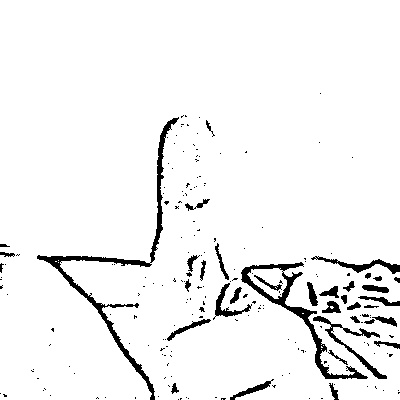
#> input picture dataset/1_0.jpg, 400 x 400 px, given in place of the camera
$ python capture_images.py
#> lines starting #> are read from the running program, lines starting #| are printed output that depends on the picture; after the words box and inside, x2 and y2 are one past the last pixel; in counts of white or black regions, pixels touching at a corner belong together
import cv2
import numpy as np
import os

# Define directories
captured_images_directory = 'images/'
dataset_processed_images_directory = 'dataset/'

# Ensure output folders exist
os.makedirs(captured_images_directory, exist_ok=True)
os.makedirs(dataset_processed_images_directory, exist_ok=True)

minValue = 70

def process_image(image_path, output_path):
    # Load the image
    frame = cv2.imread(image_path)
    if frame is None:
        print(f"Warning: Image not found: {image_path}")
        return

    # Apply processing function
    processed_image = func(frame)

    # Save the processed image
    cv2.imwrite(output_path, processed_image)
    print(f"Image saved to {output_path}")

def func(frame):
    gray = cv2.cvtColor(frame, cv2.COLOR_BGR2GRAY)
    blur = cv2.GaussianBlur(gray, (5, 5), 2)
    th3 = cv2.adaptiveThreshold(blur, 255, cv2.ADAPTIVE_THRESH_GAUSSIAN_C, cv2.THRESH_BINARY_INV, 11, 2)
    ret, res = cv2.threshold(th3, minValue, 255, cv2.THRESH_BINARY_INV + cv2.THRESH_OTSU)
    return res

def capture_and_save_images():
    cap = cv2.VideoCapture(0)
    interrupt = -1

    while True:
        _, frame = cap.read()
#> frame is the input picture: shape (400, 400, 3); min 0, max 255, mean 242.1
        frame = cv2.flip(frame, 1)  # Mirror the image
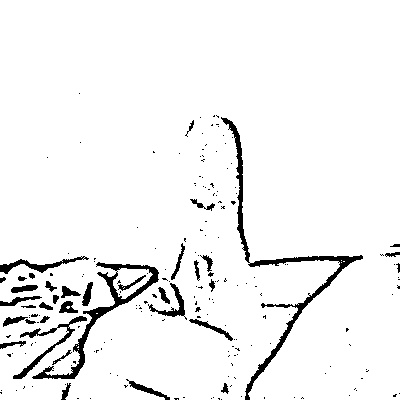
#> frame: shape (400, 400, 3); min 0, max 255, mean 242.1

        # Define the Region of Interest (ROI)
        x1, y1, x2, y2 = 220, 10, 620, 410
        cv2.rectangle(frame, (x1 - 1, y1 - 1), (x2 + 1, y2 + 1), (255, 0, 0), 1)
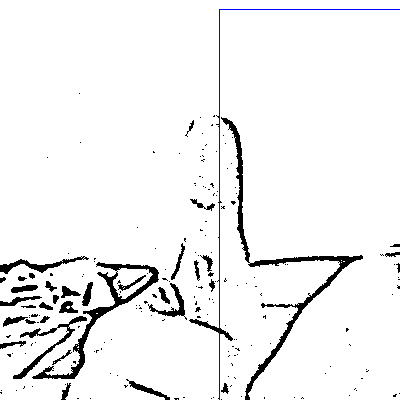
#> frame: shape (400, 400, 3); 0.36% of pixels changed, all inside (x1, y1, x2, y2) = (219, 9, 400, 400)
        roi = frame[y1:y2, x1:x2]
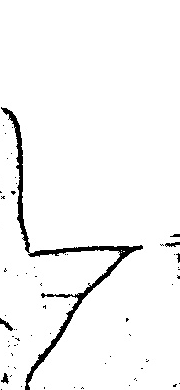
#> roi: shape (390, 180, 3); min 0, max 255, mean 245.8

        cv2.imshow("Frame", frame)

        # Capture and save images on key press
        interrupt = cv2.waitKey(10)
#> (key Esc is pressed here)
        if interrupt & 0xFF == 27:  # ESC key to exit
            break
        for key in range(1, 7):  # Key presses from '1' to '6'
            if interrupt & 0xFF == ord(str(key)):
                # Save the image with the corresponding key number
                image_count = len([f for f in os.listdir(captured_images_directory) if f.startswith(str(key))])
                filename = os.path.join(captured_images_directory, f"{key}_{image_count}.jpg")
                cv2.imwrite(filename, roi)

                # Process the saved image and save to images folder
                bwf_filename = os.path.join(dataset_processed_images_directory, f"{key}_{image_count}.jpg")
                process_image(filename, bwf_filename)

    cap.release()
    cv2.destroyAllWindows()

if __name__ == "__main__":
    capture_and_save_images()

$ run again, on dataset/1_3.jpg
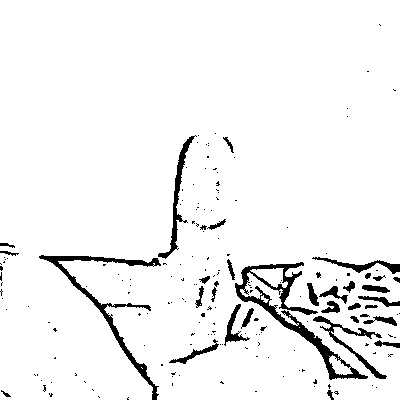
#> input picture dataset/1_3.jpg, 400 x 400 px, given in place of the camera
#> in capture_and_save_images, frame is the input picture: shape (400, 400, 3); min 0, max 255, mean 241.4
#> in capture_and_save_images, `cv2.rectangle(frame, (x1 - 1, y1 - 1), (x2 + 1, y2 + 1), (255, 0, 0), 1)`:
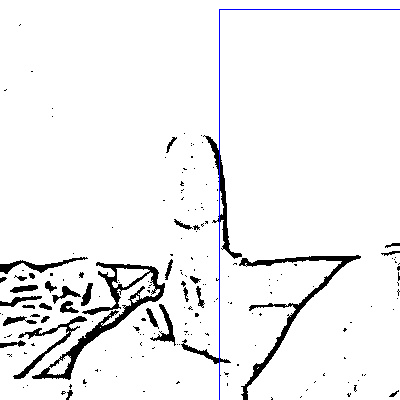
#> frame: shape (400, 400, 3); mean B, G, R 241.5, 240.6, 240.6
#> in capture_and_save_images, `roi = frame[y1:y2, x1:x2]`:
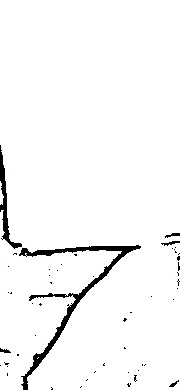
#> roi: shape (390, 180, 3); min 0, max 255, mean 246.4
